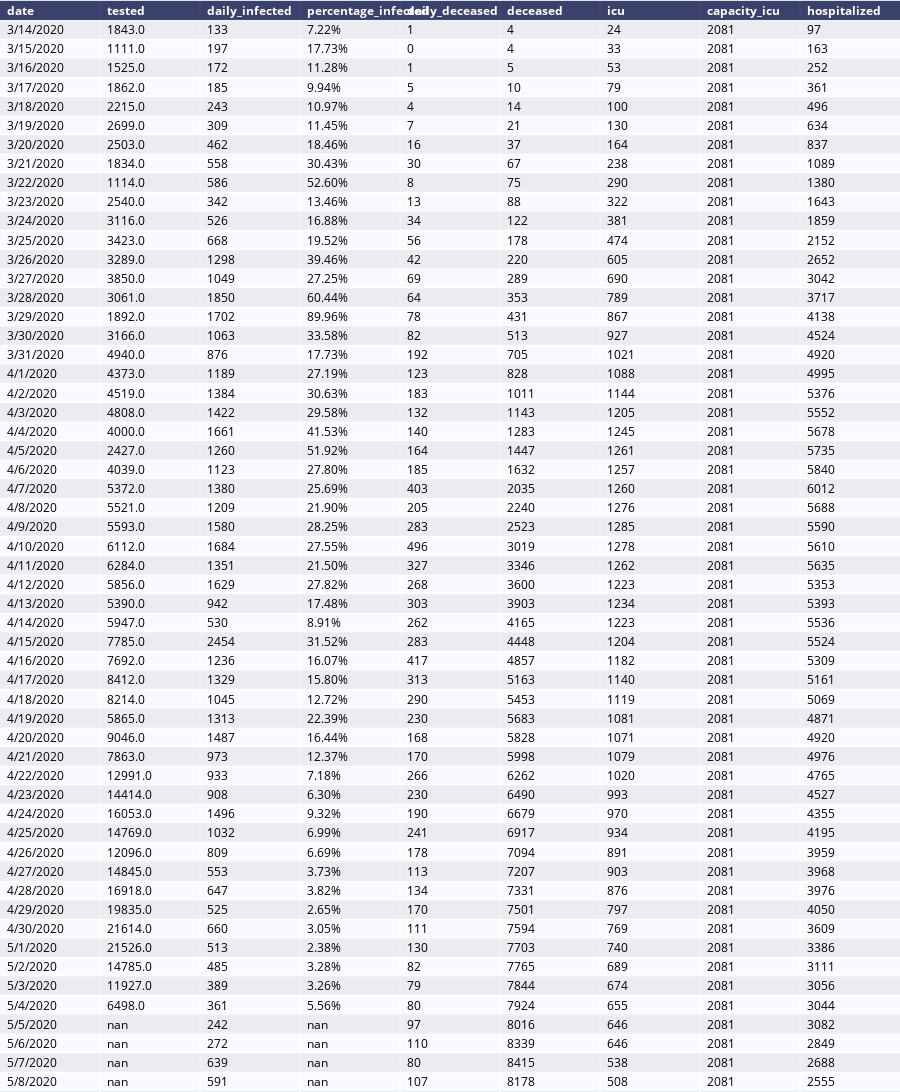

Write notebook code for a chart like this one.
### Code cell
df_belgium_severe = df_cases_belgium[['date', 'tested', 'daily_infected', 'percentage_infected', 'daily_deceased', 'deceased', 'icu', 'capacity_icu', 'hospitalized']][13:]
df_belgium_severe[['daily_deceased', 'icu', 'hospitalized']] = df_belgium_severe[['daily_deceased', 'icu', 'hospitalized']].astype(int)
table_severe = ff.create_table(df_belgium_severe)
iplot(table_severe)
